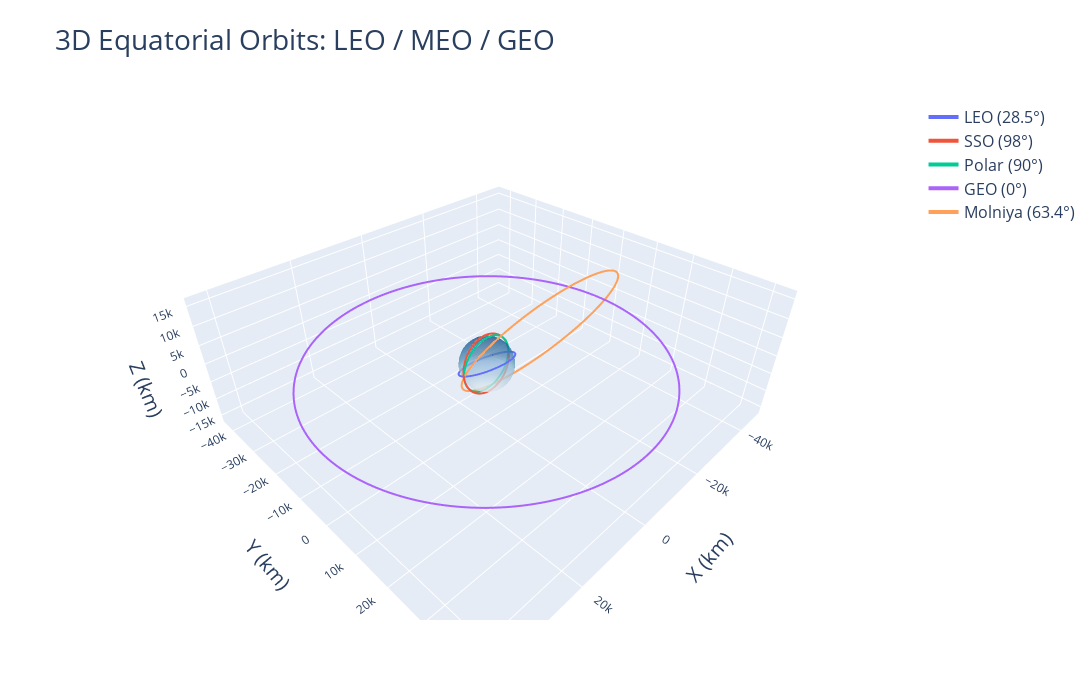

The cell this chart's notebook holds for it:
### Code cell
fig = go.Figure(data=traces)

fig.update_layout(
    width=1500,
    height=700,

    # Title styling
    title=dict(
        text="3D Equatorial Orbits: LEO / MEO / GEO",
        font=dict(size=28)            # title font size
    ),

    # Legend styling
    legend=dict(
        font=dict(size=16),           # legend text size
        bgcolor="rgba(255,255,255,0.7)"  # semi-transparent background (optional)
    ),

    # Default font for hover, etc.
    font=dict(
        size=14                       # base font size
    ),

    scene=dict(
        xaxis=dict(
            title="X (km)",
            title_font=dict(size=20),  # x-axis label size
            tickfont=dict(size=12)     # x-axis tick label size
        ),
        yaxis=dict(
            title="Y (km)",
            title_font=dict(size=20),
            tickfont=dict(size=12)
        ),
        zaxis=dict(
            title="Z (km)",
            title_font=dict(size=20),
            tickfont=dict(size=12)
        ),
        aspectmode='data'
    )
)

fig.show()

### Figure 1 — Plotly figure (JSON) as saved in the notebook; plotly's stock layout.template omitted (floating-point values rounded to 4 significant figures; data arrays with more than 128 entries replaced by an {"elided": "..."} marker saying what was removed)
{"data": [{"line": {"width": 4}, "mode": "lines", "name": "LEO (28.5°)", "type": "scatter3d", "x": {"elided": "500 float values"}, "y": {"elided": "500 float values"}, "z": {"elided": "500 float values"}}, {"line": {"width": 4}, "mode": "lines", "name": "SSO (98°)", "type": "scatter3d", "x": {"elided": "500 float values"}, "y": {"elided": "500 float values"}, "z": {"elided": "500 float values"}}, {"line": {"width": 4}, "mode": "lines", "name": "Polar (90°)", "type": "scatter3d", "x": {"elided": "500 float values"}, "y": {"elided": "500 float values"}, "z": {"elided": "500 float values"}}, {"line": {"width": 4}, "mode": "lines", "name": "GEO (0°)", "type": "scatter3d", "x": {"elided": "500 float values"}, "y": {"elided": "500 float values"}, "z": {"elided": "500 int values"}}, {"line": {"width": 4}, "mode": "lines", "name": "Molniya (63.4°)", "type": "scatter3d", "x": {"elided": "500 float values"}, "y": {"elided": "500 float values"}, "z": {"elided": "500 float values"}}, {"colorscale": [[0, "rgb(247,251,255)"], [0.125, "rgb(222,235,247)"], [0.25, "rgb(198,219,239)"], [0.375, "rgb(158,202,225)"], [0.5, "rgb(107,174,214)"], [0.625, "rgb(66,146,198)"], [0.75, "rgb(33,113,181)"], [0.875, "rgb(8,81,156)"], [1, "rgb(8,48,107)"]], "name": "Earth", "opacity": 0.5, "showscale": false, "type": "surface", "x": {"elided": "30x30 float values"}, "y": {"elided": "30x30 float values"}, "z": {"elided": "30x30 float values"}}], "layout": {"font": {"size": 14}, "height": 700, "legend": {"bgcolor": "rgba(255,255,255,0.7)", "font": {"size": 16}}, "scene": {"aspectmode": "data", "xaxis": {"tickfont": {"size": 12}, "title": {"font": {"size": 20}, "text": "X (km)"}}, "yaxis": {"tickfont": {"size": 12}, "title": {"font": {"size": 20}, "text": "Y (km)"}}, "zaxis": {"tickfont": {"size": 12}, "title": {"font": {"size": 20}, "text": "Z (km)"}}}, "title": {"font": {"size": 28}, "text": "3D Equatorial Orbits: LEO / MEO / GEO"}, "width": 1500}}
